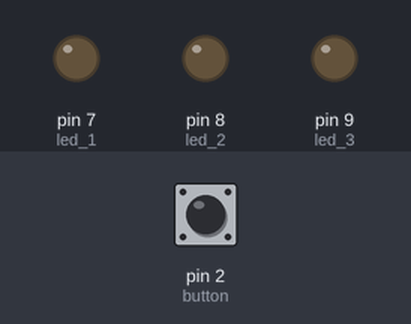
Simulated run of this sketch. Board: Arduino Uno, built with avr-gcc and run on an emulated ATmega328P. On the bench: output pins drawn as LEDs (lit = HIGH). The inputs (shaded band) are chosen by the test bench; at power-on: pin 2 (button) HIGH.

Above: at 1.2 s.
1.3 s: pin 2 (button) pulled LOW for 0.15 s
At 1.6 s:
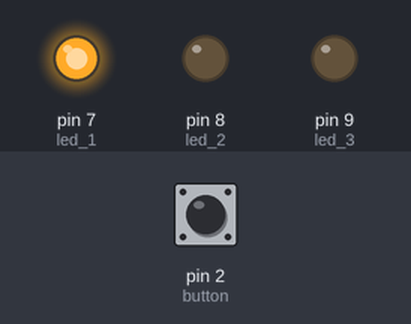
4.4 s: pin 2 (button) pulled LOW for 1 s
At 5.9 s:
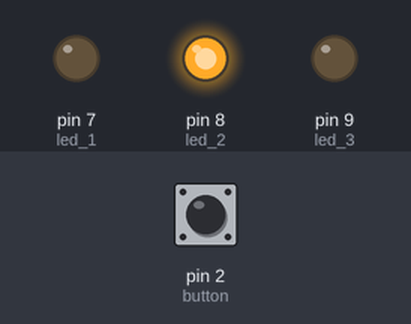
8.4 s: pin 2 (button) pulled LOW for 3.2 s
At 10.9 s:
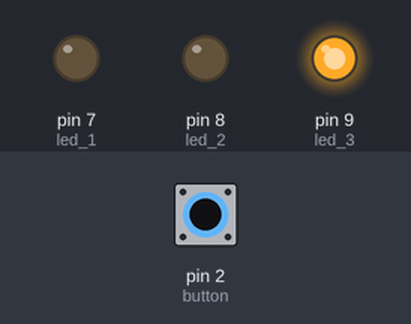
Timing chart, 0 to 15.9 s (numbered marks = the images above; inputs shaded):
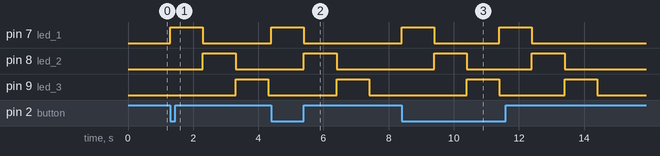

Measured:
- after the input at 1.3 s, pin 7 (led_1): LOW → HIGH at once, → LOW 1.0 s later; pin 8 (led_2): LOW → HIGH after 1.0 s, → LOW 1.0 s later; pin 9 (led_3): LOW → HIGH after 2.0 s, → LOW 1.0 s later
- after the input at 4.4 s, pin 7 (led_1): LOW → HIGH at once, → LOW 1.0 s later; pin 8 (led_2): LOW → HIGH after 1.0 s, → LOW 1.0 s later; pin 9 (led_3): LOW → HIGH after 2.0 s, → LOW 1.0 s later
- after the input at 8.4 s, pin 7 (led_1): alternates HIGH for 1.0 s and LOW for 2.0 s, 4 changes in all, then stays LOW, starting at once; pin 8 (led_2): alternates HIGH for 1.0 s and LOW for 2.0 s, 4 changes in all, then stays LOW, starting after 1.0 s

The sketch:

Blink_3leds.ino
```cpp
//LAMINE MEZALI


#define led_1 7
#define led_2 8
#define led_3 9
#define button 2

// the setup function runs once when you press reset or power the board
void setup() {
  pinMode(led_1, OUTPUT);
  pinMode(led_2, OUTPUT);
  pinMode(led_3, OUTPUT);
  pinMode(button, INPUT_PULLUP);  // Initialize digital pin button as an input with internal pull-up resistor
}

// the loop function runs over and over again forever
void loop() {
  if (digitalRead(button) == LOW) {  // Check if the button is pressed
    // Turn on LED 1, then LED 2, then LED 3
    digitalWrite(led_1, HIGH);
    delay(1000);
    digitalWrite(led_1, LOW);

    digitalWrite(led_2, HIGH);
    delay(1000);
    digitalWrite(led_2, LOW);

    digitalWrite(led_3, HIGH);
    delay(1000);
    digitalWrite(led_3, LOW);
  } else {
    // Ensure all LEDs are off when the button is not pressed
    digitalWrite(led_1, LOW);
    digitalWrite(led_2, LOW);
    digitalWrite(led_3, LOW);
  }
}
```
